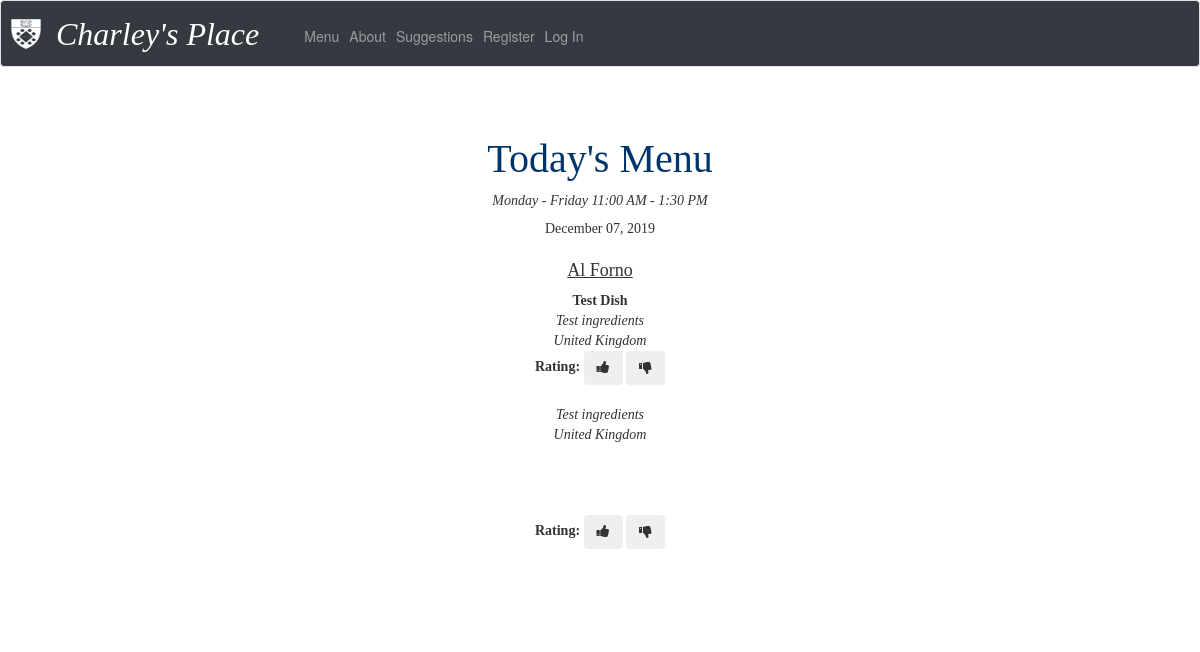
Page /home on the earlier database version.
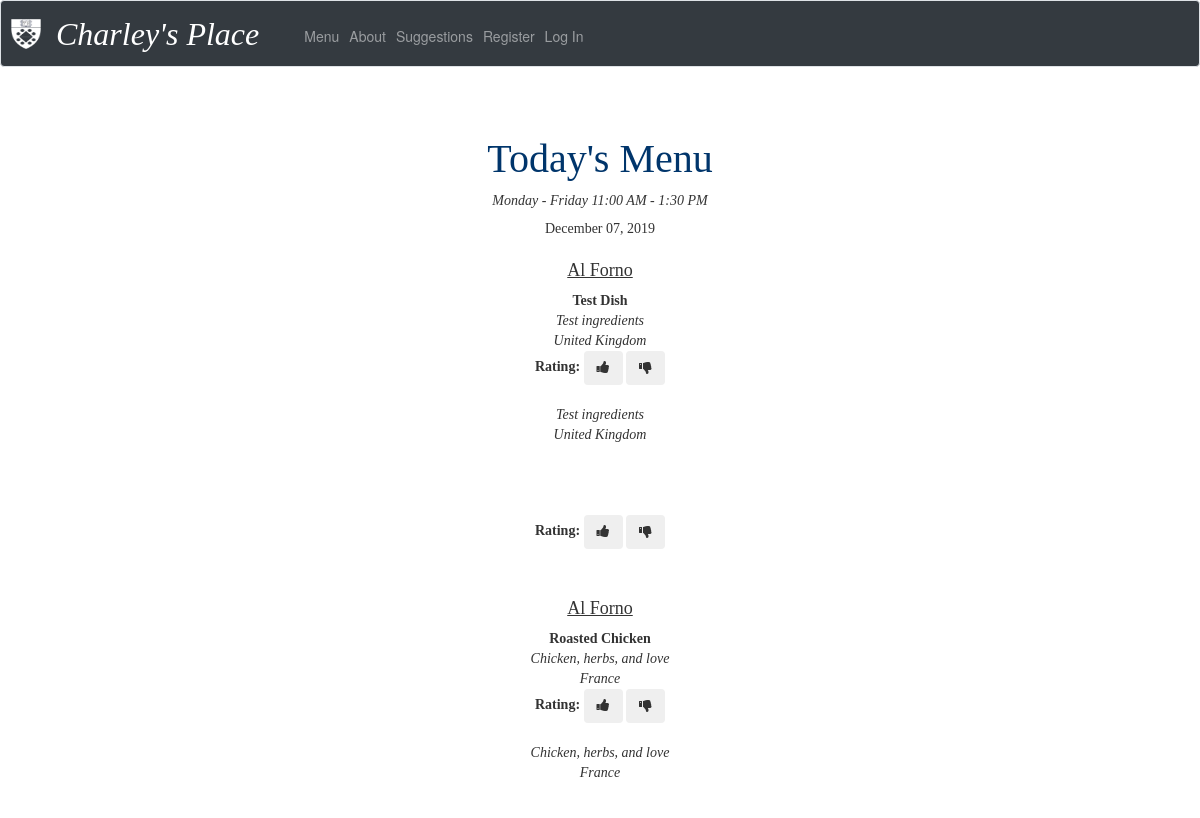
Same page on the later database version.
### tables this page shows
CREATE TABLE 'dishes' ('ID' integer PRIMARY KEY AUTOINCREMENT NOT NULL, 'name' text NOT NULL, 'ingredients' text NOT NULL, 'type' text NOT NULL, 'country_of_origin' text NOT NULL, 'avg_rating' numeric, 'count_reviews' integer, 'creation_date'  date DEFAULT CURRENT_DATE  , 'creation_timestamp'  timestamp DEFAULT CURRENT_TIMESTAMP  );

### application.py (the view)
@app.route("/home", methods=["GET", "POST"])
def home():
    if request.method == "GET":
        menu = db.execute("SELECT * FROM dishes WHERE ID IN (SELECT dish_ID FROM menu_details WHERE menu_ID IN(SELECT MAX(menu_ID) FROM menu_details))")
        today = datetime.date.today().strftime("%B %d, %Y")
        return render_template("home.html", menu = menu, today = today)
    else:
        return apology("Sorry, no menu today.")

### application.py (called while the page is built)
@app.after_request
def after_request(response):
    response.headers["Cache-Control"] = "no-cache, no-store, must-revalidate"
    response.headers["Expires"] = 0
    response.headers["Pragma"] = "no-cache"
    return response

### templates/home.html (shortened to what this page needs)
{% extends "layout.html" %}
{% block main %}
<h1 class="title">Today's Menu</h1>
<section class ="menu">
<i>Monday - Friday 11:00 AM - 1:30 PM</i>
<h5>{{ today }}</h5>
<div class ="dishes">
    {% for row in menu %}
    <h4>{{ row['type'] }}</h4>
    <div class="row">
        <div class="col-sm">
        <b>
            {{ row['name'] }}
        </b>
        <br>
        <i><style></style>
            {{ row['ingredients'] }}
        <br>
            {{ row['country_of_origin'] }}
        </i>
        <br>
        <b>Rating:</b>
        <button type="button" class="btn like_button"><i class="fa fa-thumbs-up"></i></button>
        <button type="button" class="btn dislike_button"><i class="fa fa-thumbs-down"></i></button>
        </div>
    </div>
        <br>
        <i>
            {{ row['ingredients'] }}
        <br>
            {{ row['country_of_origin'] }}
        </i>
    {% endfor %}
</div>
</section>
{% endblock %}

### templates/layout.html (shortened to what this page needs)
<!DOCTYPE html>
<html lang="en">
    <head>
        <link href="https://maxcdn.bootstrapcdn.com/bootstrap/4.1.3/css/bootstrap.min.css" rel="stylesheet">
        <link href="//maxcdn.bootstrapcdn.com/font-awesome/4.1.0/css/font-awesome.min.css" rel="stylesheet">
        <link rel="stylesheet" href="https://maxcdn.bootstrapcdn.com/bootstrap/3.3.7/css/bootstrap.min.css">
        <link rel="stylesheet" href="https://cdnjs.cloudflare.com/ajax/libs/bootstrap-select/1.13.11/css/bootstrap-select.min.css" />
        <link href="https://cdnjs.cloudflare.com/ajax/libs/jquery.bootstrapvalidator/0.5.3/css/bootstrapValidator.min.css" rel="stylesheet">
        <link href="/static/styles.css" rel="stylesheet">
    </head>
    <body>
        <nav class="navbar navbar-expand-md navbar-dark bg-dark border">
            <img src="static/yale-som-crest.png" alt="logo" width="30" height="30" class="d-inline-block align-top">
            <a class="navbar-brand" href="/home"><span color="white"><i>Charley's Place</i></span></a>
            <div class="collapse navbar-collapse" id="navbar">
                {% if session.user_id %}
                    <ul class="navbar-nav mr-auto mt-2">
                        <li class="nav-item"><a class="nav-link" href="/home">Menu</a></li>
                        <li class="nav-item"><a class="nav-link" href="/about">About</a></li>
                        <li class="nav-item"><a class="nav-link" href="/suggestions">Suggestions</a></li>
                        <li class="nav-item"><a class="nav-link" href="/dashboard">Dashboard</a></li>
                        <li class="nav-item"><a class="nav-link" href="/form">Create</a></li>
                    </ul>
                    <ul class="navbar-nav ml-auto mt-2">
                        <li class="nav-item"><a class="nav-link" href="/logout">Log Out</a></li>
                    </ul>
                {% else %}
                    <ul class="navbar-nav mr-auto mt-2">
                        <li class="nav-item"><a class="nav-link" href="/home">Menu</a></li>
                        <li class="nav-item"><a class="nav-link" href="/about">About</a></li>
                        <li class="nav-item"><a class="nav-link" href="/suggestions">Suggestions</a></li>
                    </ul>
                    <ul class="navbar-nav ml-auto mt-2">
                        <li class="nav-item"><a class="nav-link" href="/register">Register</a></li>
                        <li class="nav-item"><a class="nav-link" href="/login">Log In</a></li>
                    </ul>
                {% endif %}
            </div>
        </nav>
        <main class="container p-5">
            {% block main %}{% endblock %}
        </main>
    </body>
</html>

### static/styles.css (style rules this page uses)
nav .navbar-brand { font-size: xx-large; font-family: 'YaleNew-Bold'; }
.title { font-family: 'YaleNew-Bold'; color: #00356b; font-size: 40px; }
main { overflow-x: auto; text-align: center; }
.menu { font-family: 'Times New Roman'; }
.dishes { padding: 5px; }
h4 { text-decoration: underline; }

Differences in the rows shown:
added dishes: type "Al Forno", name "Roasted Chicken", ingredients "Chicken, herbs, and love", country_of_origin "France"
